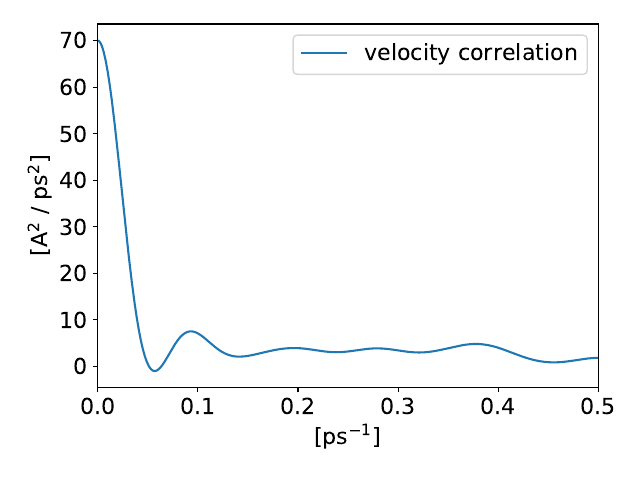

Recreate this plot in Python.
import numpy as np
import matplotlib as mpl
from matplotlib import pyplot as plt
import struct

### for plotting nice plots ###
width = 6
height = width / 1.5
fsize = 16
font = {'size': fsize}
mpl.rc('font', **font)
mpl.rc('xtick', labelsize=fsize)
mpl.rc('ytick', labelsize=fsize)
mpl.rc('text', usetex=False)

### read binary files generated by C ###
powerspectrum = np.fromfile('powerspectrum_task7.bin')
frequencies = np.fromfile('frequencies_task7.bin')
correlation = 1j * np.zeros(powerspectrum.shape)
N = len(powerspectrum)
for l in range(N):
    for n in range(N - 1):
        correlation[l] += powerspectrum[n]**2 * np.exp(2 * np.pi * 1j * l * n / N) / N

### plot velocity_correlations(t) ###
fig, ax = plt.subplots()
ax.plot(1e-3 * np.array([i for i in range(N)]), np.real(correlation) * 70 / max(correlation), label=r'velocity correlation')
ax.set_xlabel(r'[ps$^{-1}$]')
ax.set_ylabel(r'[A$^2$ / ps$^2$]')
ax.set_xlim(left=0.0, right=1e-3 * N / 2)

### legend & save file ###
plt.legend()
plt.tight_layout()
filename = f'plot_task7_solid.pdf'
plt.savefig(filename)
plt.show()